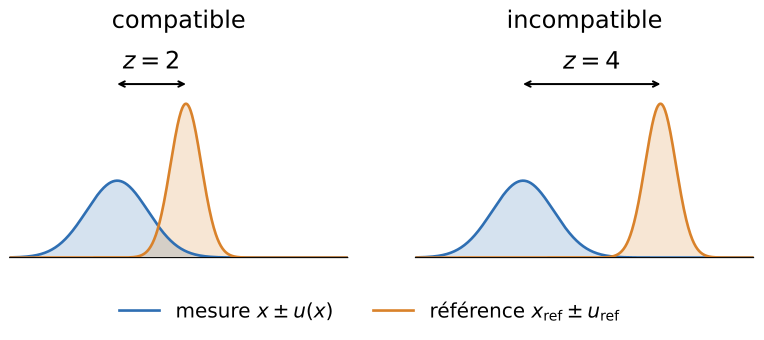

Recreate this plot in Python.
"""Comparaison d'une mesure à une valeur de référence : z = 2 (compatible) et z = 4 (incompatible).

Génère comparaison_zscore.svg : pour chaque z, la gaussienne de la mesure et celle de la référence,
écartées de z * sqrt(u(x)^2 + u_ref^2).
"""

from pathlib import Path

import matplotlib.pyplot as plt
import numpy as np

BLEU = "#2f6fb3"
ORANGE = "#d9822b"

u, u_ref = 1.0, 0.5
u_tot = np.hypot(u, u_ref)

gauss = lambda t, m, s: np.exp(-((t - m) ** 2) / (2 * s**2)) / (s * np.sqrt(2 * np.pi))

t = np.linspace(-3.5, 7.5, 1000)
fig, axes = plt.subplots(1, 2, figsize=(10, 3), sharey=True)

for ax, z, verdict in zip(axes, (2, 4), ("compatible", "incompatible")):
    x_ref = z * u_tot
    ax.plot(t, gauss(t, 0, u), color=BLEU, lw=2, label=r"mesure $x \pm u(x)$")
    ax.fill_between(t, gauss(t, 0, u), color=BLEU, alpha=0.2, lw=0)
    ax.plot(t, gauss(t, x_ref, u_ref), color=ORANGE, lw=2, label=r"référence $x_\mathrm{ref} \pm u_\mathrm{ref}$")
    ax.fill_between(t, gauss(t, x_ref, u_ref), color=ORANGE, alpha=0.2, lw=0)

    ax.annotate("", (x_ref, 0.9), (0, 0.9), arrowprops=dict(arrowstyle="<->", lw=1.5, color="k", shrinkA=0, shrinkB=0))
    ax.text(x_ref / 2, 0.95, rf"$z = {z}$", ha="center", va="bottom", fontsize=18)
    ax.set_title(verdict, fontsize=18)

    ax.set_xlim(t[0], t[-1])
    ax.set_ylim(0, 1.15)
    ax.set_xticks([])
    ax.set_yticks([])
    for side in ("top", "right", "left"):
        ax.spines[side].set_visible(False)

fig.legend(*axes[0].get_legend_handles_labels(), loc="upper center", bbox_to_anchor=(0.5, 0.02), ncol=2, frameon=False, fontsize=15)

fig.savefig(Path(__file__).with_suffix(".svg"), bbox_inches="tight", transparent=True)
